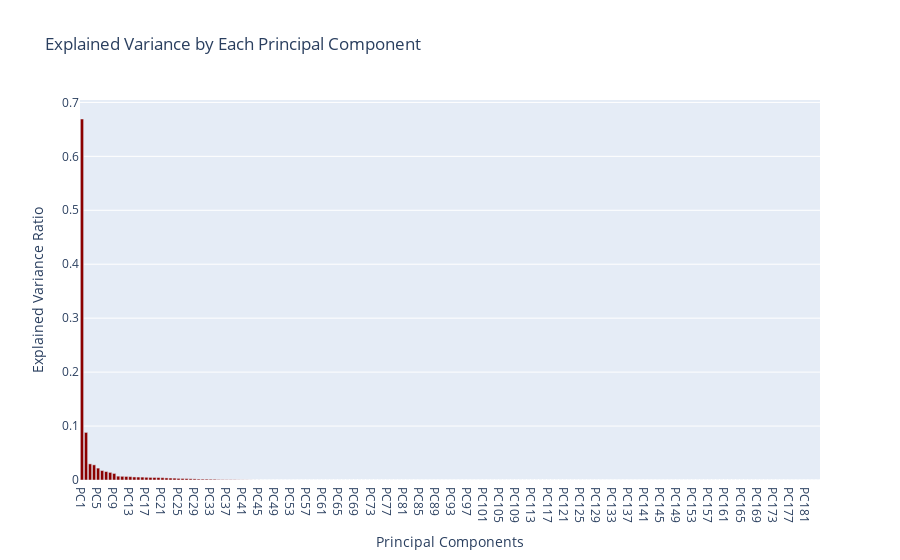
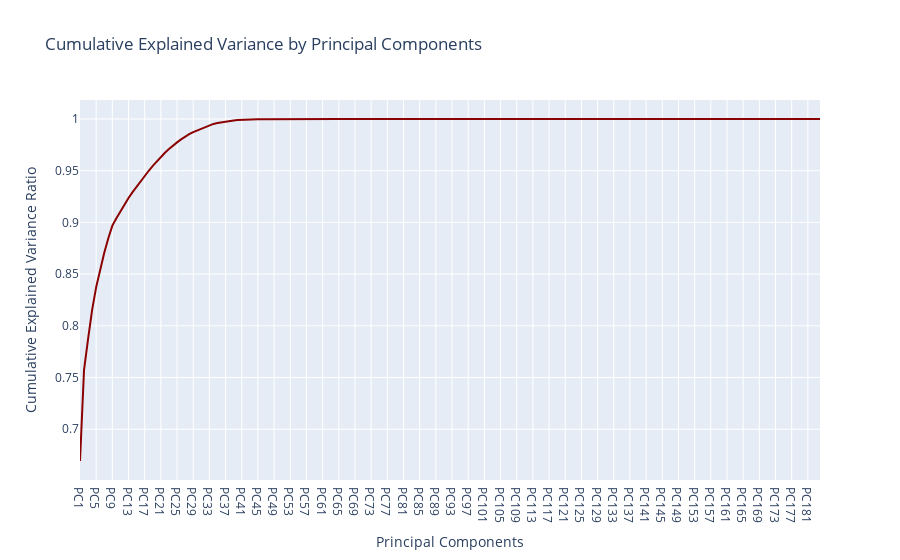
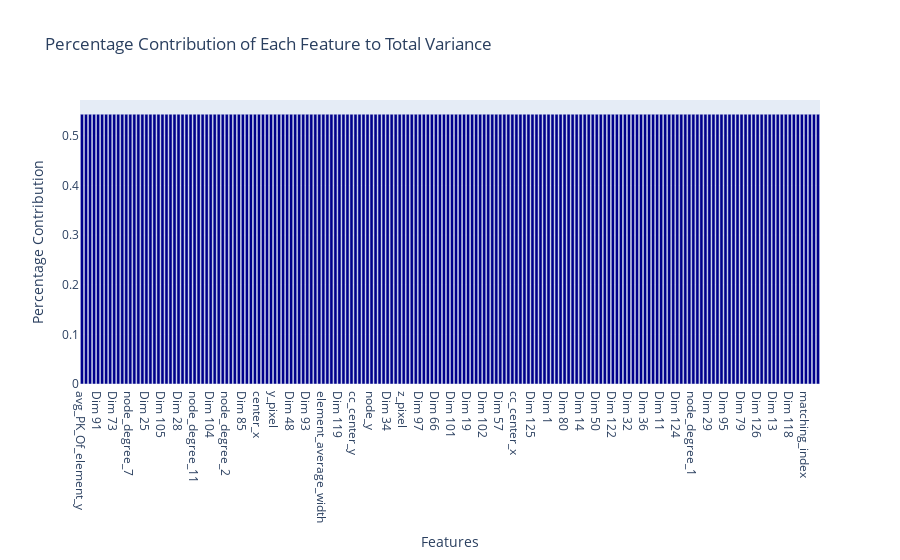

Source (notebook cell) for these figures, in order:
### Code cell
if(USE_NEW_FEATURES):
    # X_transformed_pca, dataset_pca_sklearn_obj = get_pca_transformation_and_scaled_dataset(X, 256)
    # now without the insane number of features from the sparse matrix from Angle_x_y and edge_x, there are only 184 features
    # because we are now using the CNN image vectors
    
    X_transformed_pca, dataset_pca_sklearn_obj = get_pca_transformation_and_scaled_dataset(X, 184)
    
    explained_var = dataset_pca_sklearn_obj.explained_variance_ratio_

    # Calculate and sort feature contributions
    feature_contributions = feature_contribution_to_variance(dataset_pca_sklearn_obj, explained_var, X.columns)
    plot_feature_contributions(feature_contributions)
    
    # We're basically predicting
    # (405 / 488) * 1000

    Y = sample_data['element_pixel_intensity_405_488_ratio']

    # Perform standardization on X and Y
    # scalerX = StandardScaler()
    # scalerY = StandardScaler()

    y = np.rint(Y).astype(int)
    # 39 is the best) 
    X_train, X_test, y_train, y_test = train_test_split(X_transformed_pca, y, test_size=0.2, random_state=39)

    print("The training data shapes are:", X_train.shape, y_train.shape, "and the testing data shapes are:", X_test.shape, y_test.shape)
    print("The cumulative contributions of all features to the variation is:", feature_contributions['Contribution'].sum(), "%")

### Figure 1 — Plotly figure (JSON) as saved in the notebook; plotly's stock layout.template omitted (floating-point values rounded to 4 significant figures; data arrays with more than 128 entries replaced by an {"elided": "..."} marker saying what was removed)
{"data": [{"marker": {"color": "darkred"}, "type": "bar", "x": {"elided": "184 str values"}, "y": {"elided": "184 float values"}}], "layout": {"title": {"text": "Explained Variance by Each Principal Component"}, "xaxis": {"title": {"text": "Principal Components"}}, "yaxis": {"title": {"text": "Explained Variance Ratio"}}}}

### Figure 2 — Plotly figure (JSON) as saved in the notebook; plotly's stock layout.template omitted (floating-point values rounded to 4 significant figures; data arrays with more than 128 entries replaced by an {"elided": "..."} marker saying what was removed)
{"data": [{"marker": {"color": "darkred"}, "type": "scatter", "x": {"elided": "184 str values"}, "y": {"elided": "184 float values"}}], "layout": {"title": {"text": "Cumulative Explained Variance by Principal Components"}, "xaxis": {"title": {"text": "Principal Components"}}, "yaxis": {"title": {"text": "Cumulative Explained Variance Ratio"}}}}

### Figure 3 — Plotly figure (JSON) as saved in the notebook; plotly's stock layout.template omitted (floating-point values rounded to 4 significant figures; data arrays with more than 128 entries replaced by an {"elided": "..."} marker saying what was removed)
{"data": [{"marker": {"color": "darkblue"}, "type": "bar", "x": {"elided": "184 str values"}, "y": {"elided": "184 float values"}}], "layout": {"title": {"text": "Percentage Contribution of Each Feature to Total Variance"}, "xaxis": {"title": {"text": "Features"}}, "yaxis": {"title": {"text": "Percentage Contribution"}}}}
